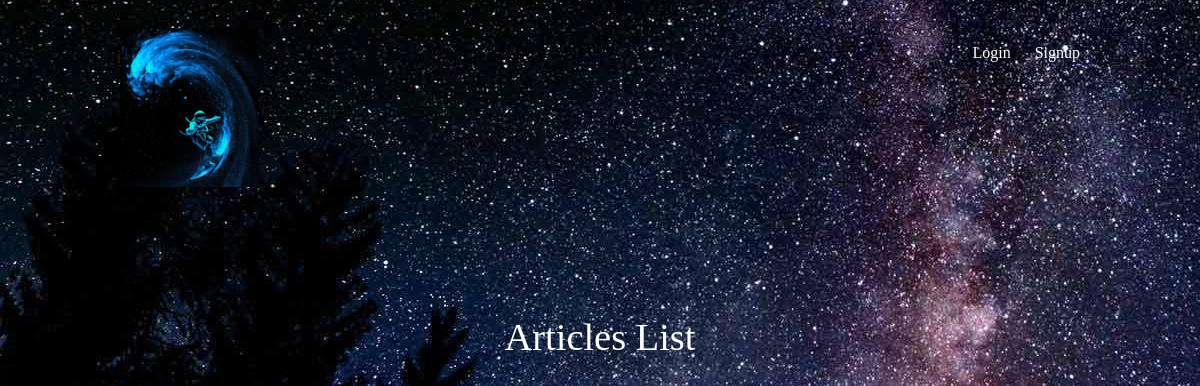
The page /articles/ on the database as committed earlier.
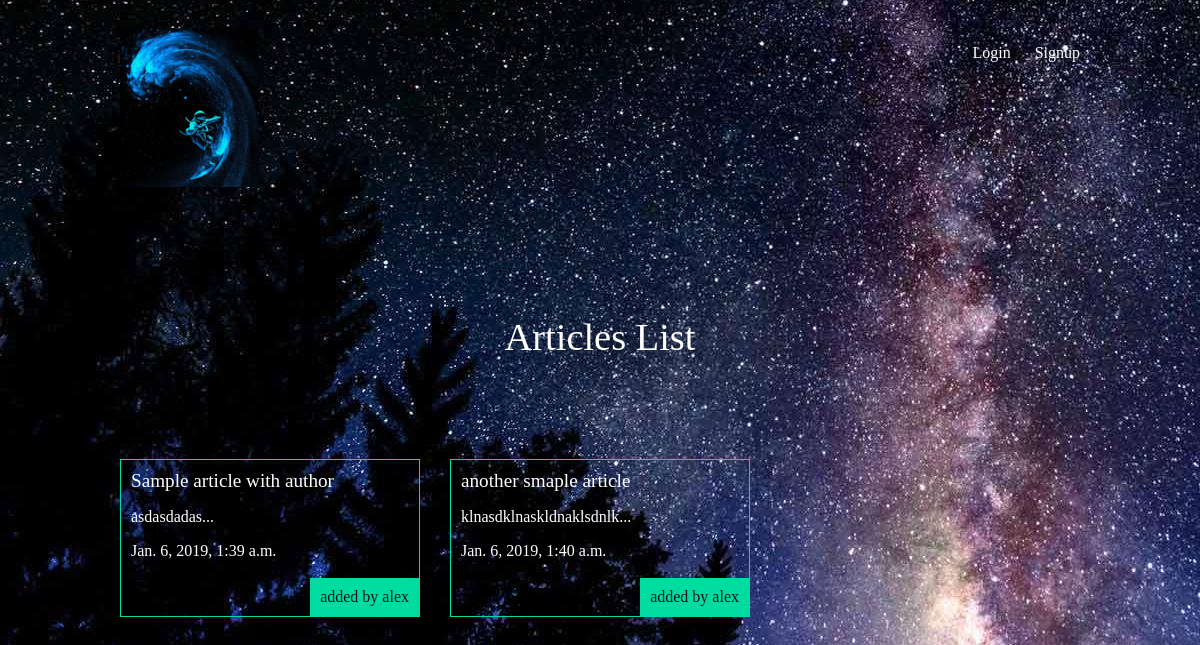
The same page on the database as committed later.
### articles/models.py (models this page shows, shortened)
class Article(models.Model):
    title = models.CharField(max_length=100)
    slug = models.SlugField()
    body = models.TextField()
    date = models.DateTimeField(auto_now_add=True)
    thumb = models.ImageField(default='default.png', blank=True)
    author = models.ForeignKey(User, default=None, on_delete=models.PROTECT)
    def snippet(self):
        return self.body[:50] + '...'

### articles/views.py (the view)
def article_list(request):
    articles = Article.objects.all().order_by('date');
    return render(request, 'articles/article_list.html', { 'articles': articles })

### articles/templates/articles/article_list.html
{% extends 'base_layout.html' %}
{% block content%}
    <h1>Articles List</h1>
    <div class="articles">
    {% for article in articles %}
        <div class="article">
            <h2><a href="{% url 'articles:detail' slug=article.slug %}">{{ article.title }}</a></h2>
            <p>{{ article.snippet }}</p>
            <p>{{ article.date }}</p>
            <p class="author">added by {{ article.author.username }}</p>
        </div>
    {% endfor %}
    </div>
{% endblock %}

Rows that differ between the two databases and show on the page:
added Article: title "Sample article with author", snippet "asdasdadas...", date "Jan. 6, 2019, 1:39 a.m.", author.username "alex"
added Article: title "another smaple article", snippet "klnasdklnaskldnaklsdnlk...", date "Jan. 6, 2019, 1:40 a.m.", author.username "alex"
